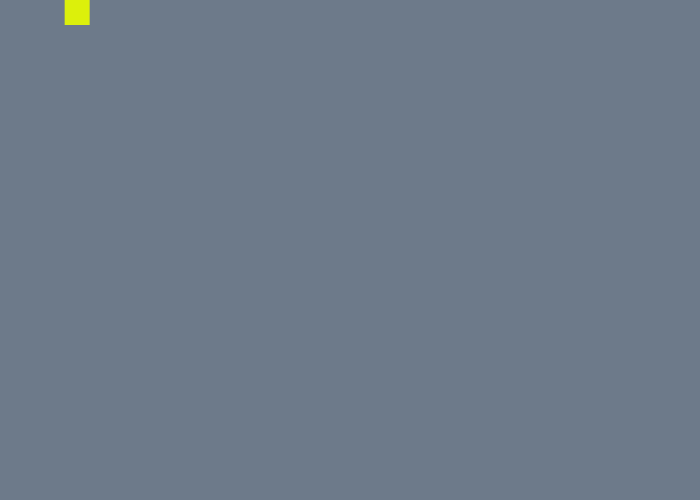
Frame 1 (no input)
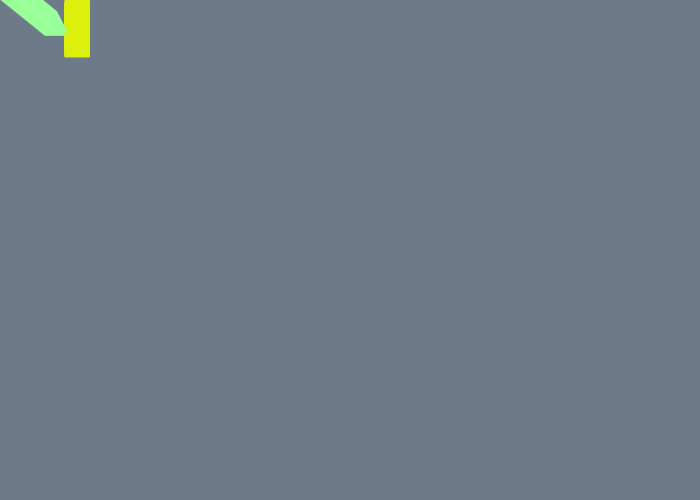
Frame 60 (the mouse pressed at the canvas centre just before this capture)
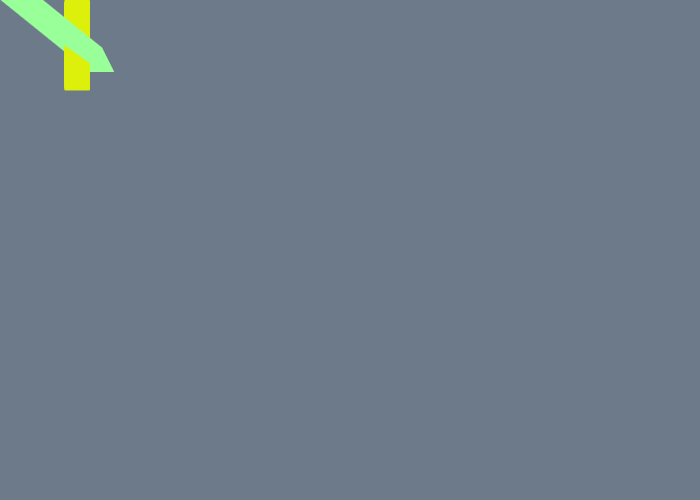
Frame 120 (the mouse held since frame 60 and released just before this capture)

The Processing sketch that drew these frames (run headless with seeded random() and noise(); from frame 60 on, the mouse is pressed at the canvas centre):

// Processing sketch: pyramid_animation
// ── pyramid_animation.pde
void setup() {
  size(700, 500);
  background(109, 122, 138);
  noStroke();
}

void mintGreen() {
  fill(153, 255, 153);
}
void lemonYellow() {
  fill(220, 240, 11);
}
float sideLength = 25;
float x1 = 0;
float y1 = 0;
float x2 = random(0, width);
float y2 = 0;
float xSpeed = 0.75;
float ySpeed = 0.55;
float G = 1.1;


void drawPyramid() {
  // plot
  mintGreen();
  triangle(
    x1, y1,
    x1 + sideLength / 2, y1 - sideLength,
    x1 + sideLength, y1);
  
  // update
  x1 = x1 + xSpeed;
  y1 = y1 + ySpeed * G;
  if (x1 > width) {
    x1 =  -1.5 * sideLength;
  }
  if (y1 > height) {
    y1 = -1.5 * sideLength;
  }
}

void drawVerticalStripe() {
  // plot
  lemonYellow();
  square(x2, y2, sideLength);
  
  // move
  y2 += ySpeed;
  
  if (y2 > height) {
    y2 = 0 - sideLength;
    x2 = x2 + 1.5 * sideLength;
  }
  
}



void draw() {
  //background(165, 175, 185);
  drawPyramid();
  drawVerticalStripe();
  
}
